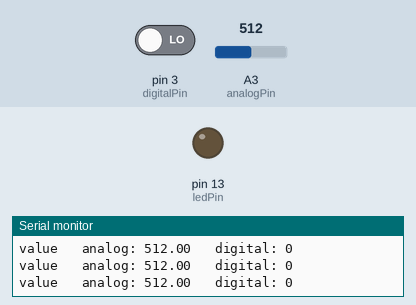
Recording of a sketch running on a simulated Arduino Uno, built with avr-gcc and run on an emulated ATmega328P. Parts: output pins drawn as LEDs (lit = HIGH), the last lines printed to the serial monitor. The test bench sets the inputs (shaded band); at power-on: pin 3 (digitalPin) LOW, A3 (analogPin) = 512.

Above: at 1.3 s.
1.4 s: pin 3 (digitalPin) driven HIGH
At 2.5 s:
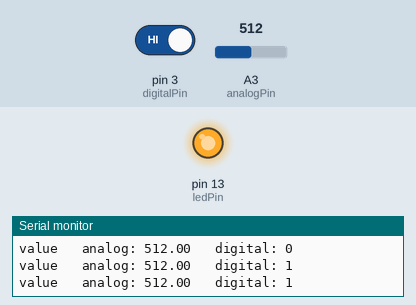
3.0 s: pin 3 (digitalPin) driven LOW
At 3.7 s:
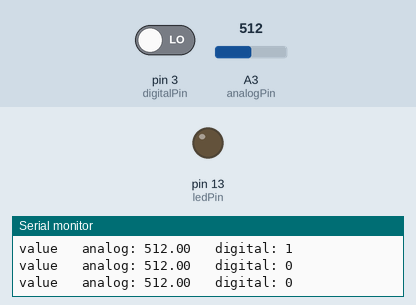
Timing chart, 0 to 6.0 s (numbered marks = the images above; inputs shaded):
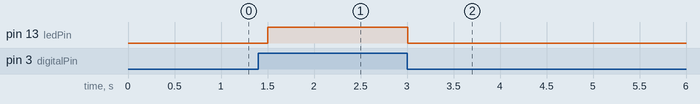

The sketch:

LinearHall.ino
```cpp
/*
  Linear Hall

  * Note: because most Arduinos have a built-in LED attached to pin 13 on the
  board, the LED is optional.

  * Note: The polarity of the magnetic field is of influence to the switching
  action. The front side of the sensor needs the opposite polarity as the back
  of the sensor to switch on (front:S, back:N).
*/

// this constant won't change:
const int digitalPin = 3;    // the digital pin that the sensor is attached to
const int analogPin = A3;    // the analog pin that the sensor is attached to
const int ledPin = 13;       // the pin that the LED is attached to

// variables will change:
int sensorState;    // current digital state of the sensor
float sensorValue;  // current analoog value of the sensor

void setup() {
  pinMode(digitalPin, INPUT);   // initialize the sensor pin as a digital input
  pinMode(analogPin, INPUT);    // initialize the sensor pin as a analog input
  pinMode(ledPin, OUTPUT);      // initialize the LED as an output

  Serial.begin(9600);
  Serial.println("Arduino Examples - Linear Hall");
}

void loop() {
  // read the sensor analog value into a varialbe
  sensorValue = analogRead(analogPin);
  // read the sensor digital state into a varialbe
  sensorState = digitalRead(digitalPin);

  Serial.print("value");
  Serial.print("\t analog: ");  Serial.print(sensorValue);
  Serial.print("\t digital: ");  Serial.println(sensorState);

  // When the sensor detects a signal and reches a certain threshold
  if (sensorState == HIGH) {
    digitalWrite(ledPin, HIGH);
  } else {
    digitalWrite(ledPin, LOW);
  }

  delay(500); //just here to slow down the output so it is easier to read
}
```

Measured:
- after the input at 1.4 s, pin 13 (ledPin): LOW → HIGH after 0.10 s
- after the input at 3.0 s, pin 13 (ledPin): HIGH → LOW at once
